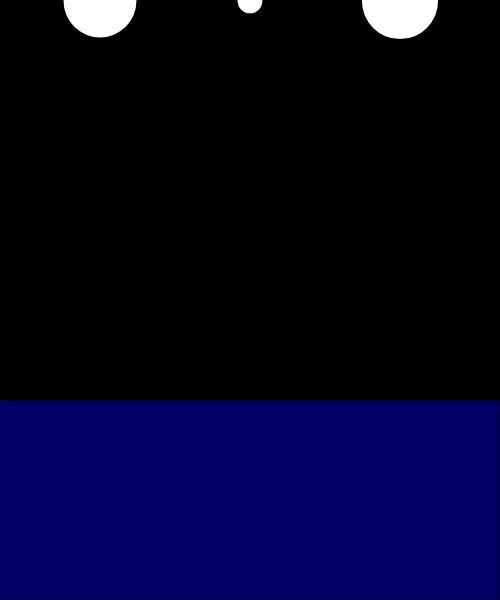
Frame 1 (no input)
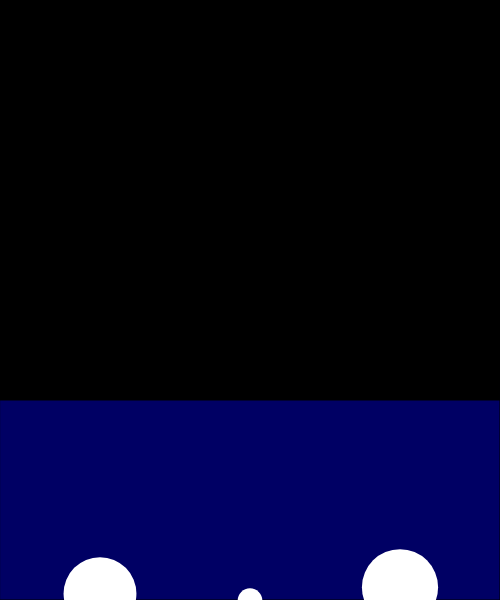
Frame 60 (no input)
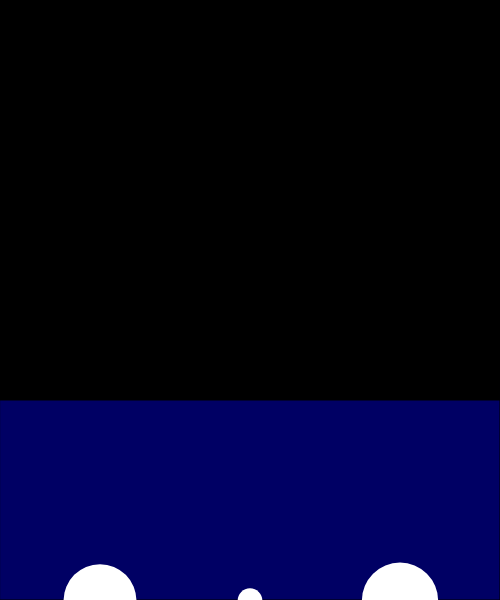
Frame 120 (the mouse pressed at the canvas centre since frame 60)

The p5.js sketch that drew these frames (run headless with seeded random() and noise() and a simulated clock; from frame 60 on, the mouse is pressed at the canvas centre):

// p5.js sketch
// ── sketch.js
let WATER_SURFACE = 400;
let GRAVITY_MAGNITUDE = 1;


let particles = [];


function setup() {
  createCanvas(500, 600);
  background(0);

  particles.push(new Particle(100, 0));
  particles.push(new Particle(250, 0));
  particles.push(new Particle(400, 0));
}


function draw() {
  background(0);

  // water
  fill(0, 0, 100);
  rect(0, WATER_SURFACE, width, height - WATER_SURFACE);


  for (let i = 0; i < particles.length; i++) {
    let p = particles[i];

    p.checkBoundaries();

    let gravity = createVector(0, GRAVITY_MAGNITUDE * p.mass);
    p.applyForce(gravity);

    // resistance
    let resistance = p5.Vector.mult(p.vel, -1);
    //resistance.normalize();
    if (p.pos.y < WATER_SURFACE) {
      // air resistance
      resistance.mult(0.1);
    } else {
      // liquid resistance
      resistance.mult(0.85);
    }
    p.applyForce(resistance);

    // update
    p.update();

    // display
    p.display();
  }
}
// ── Particle.js
"use strict";

class Particle {
  constructor(x, y) {
    this.pos = createVector(x, y);
    this.vel = createVector(0, 0);
    this.acc = createVector(0, 0);
    this.dia = 5;
    this.mass = random(1, 20); // mass is added here!
  }
  applyForce(f) {
    let force = f.copy();
    force.div(this.mass); // *** mass!! ***
    this.acc.add(force);
  }
  update() {
    this.vel.add(this.acc); // vel = vel + acc;
    this.pos.add(this.vel); // pos = pos + vel;
    this.acc.mult(0); // acceleration has to be reset after being applied! ***
  }
  display() {
    push();
    translate(this.pos.x, this.pos.y);
    noStroke();
    fill(255);
    ellipse(0, 0, this.dia * this.mass, this.dia * this.mass);
    pop();
  }
  checkBoundaries() {
    // x
    if (this.pos.x < 0) {
      this.pos.x = 0;
      this.vel.x = -this.vel.x;
      this.vel.mult(1.5); // restitution
    } else if (this.pos.x > width) {
      this.pos.x = width;
      this.vel.x = -this.vel.x;
      this.vel.mult(1.5); // restitution
    }
    // y
    if (this.pos.y < 0) {
      this.pos.y = 0;
      this.vel.y = -this.vel.y;
      this.vel.mult(0.7); // restitution
    } else if (this.pos.y > height) {
      this.pos.y = height;
      this.vel.y = -this.vel.y;
      this.vel.mult(0.7); // restitution
    }
  }
}
